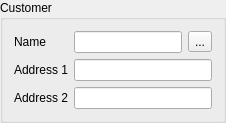
             <widget class="QGroupBox" name="groupBox">
              <property name="title">
               <string>Customer</string>
              </property>
              <layout class="QFormLayout" name="formLayout_2">
               <item row="0" column="0">
                <widget class="QLabel" name="label_68">
                 <property name="text">
                  <string>Name</string>
                 </property>
                </widget>
               </item>
               <item row="1" column="0">
                <widget class="QLabel" name="label_69">
                 <property name="text">
                  <string>Address 1</string>
                 </property>
                </widget>
               </item>
               <item row="1" column="1">
                <widget class="QLineEdit" name="lineEdit_68"/>
               </item>
               <item row="2" column="0">
                <widget class="QLabel" name="label_70">
                 <property name="text">
                  <string>Address 2</string>
                 </property>
                </widget>
               </item>
               <item row="2" column="1">
                <widget class="QLineEdit" name="lineEdit_69"/>
               </item>
               <item row="0" column="1">
                <layout class="QHBoxLayout" name="horizontalLayout_2">
                 <item>
                  <widget class="QLineEdit" name="lineEdit_67"/>
                 </item>
                 <item>
                  <widget class="QToolButton" name="toolButton_4">
                   <property name="text">
                    <string>...</string>
                   </property>
                  </widget>
                 </item>
                </layout>
               </item>
              </layout>
             </widget>
